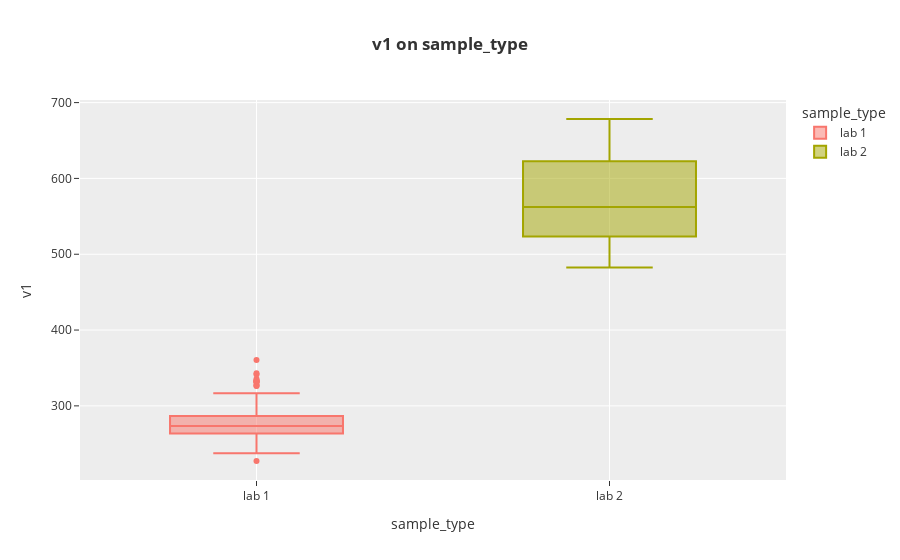

Here is the notebook cell this chart was saved with:
### Markdown cell above
Berdasarkan visualisasi di atas, diketahui bahwa sample di lab 1 memiliki nilai `target` paling rendah `4.36` dan paling tinggi `5.26`. Sample di lab 2 memiliki nilai `target` paling rendah `4.13` dan paling tinggi `5.11`.
Jika dibandingkan maka nilai `target` paling rendah berada di `sample_type lab 2` dan nilai `target` tertinggi berada di `sample type lab 1` .

### Code cell
px.box(df, x='sample_type', y='v1',
       color='sample_type', template='ggplot2',
       labels={'sample_type': 'sample_type',
               'v1': 'v1'},
       title="<b>v1 on sample_type")

### Figure 1 — Plotly figure (JSON) as saved in the notebook; plotly's stock layout.template omitted (floating-point values rounded to 4 significant figures)
{"data": [{"alignmentgroup": "True", "hovertemplate": "sample_type=%{x}<br>v1=%{y}<extra></extra>", "legendgroup": "lab 1", "marker": {"color": "#F8766D"}, "name": "lab 1", "notched": false, "offsetgroup": "lab 1", "orientation": "v", "showlegend": true, "type": "box", "x": ["lab 1", "lab 1", "lab 1", "lab 1", "lab 1", "lab 1", "lab 1", "lab 1", "lab 1", "lab 1", "lab 1", "lab 1", "lab 1", "lab 1", "lab 1", "lab 1", "lab 1", "lab 1", "lab 1", "lab 1", "lab 1", "lab 1", "lab 1", "lab 1", "lab 1", "lab 1", "lab 1", "lab 1", "lab 1", "lab 1", "lab 1", "lab 1", "lab 1", "lab 1", "lab 1", "lab 1", "lab 1", "lab 1", "lab 1", "lab 1", "lab 1", "lab 1", "lab 1", "lab 1", "lab 1", "lab 1", "lab 1", "lab 1", "lab 1", "lab 1", "lab 1", "lab 1", "lab 1", "lab 1", "lab 1", "lab 1", "lab 1", "lab 1", "lab 1", "lab 1", "lab 1", "lab 1", "lab 1", "lab 1", "lab 1", "lab 1", "lab 1", "lab 1", "lab 1", "lab 1", "lab 1", "lab 1", "lab 1", "lab 1", "lab 1", "lab 1", "lab 1", "lab 1", "lab 1", "lab 1", "lab 1", "lab 1", "lab 1", "lab 1", "lab 1", "lab 1", "lab 1", "lab 1", "lab 1", "lab 1", "lab 1", "lab 1", "lab 1", "lab 1", "lab 1", "lab 1", "lab 1", "lab 1", "lab 1", "lab 1"], "x0": " ", "xaxis": "x", "y": [260.6, 263.2, 247.3, 257.9, 258.2, 268.7, 255.9, 248.9, 269, 268.3, 266.9, 227.3, 245, 280.9, 267.8, 256.9, 266.8, 237.6, 266.5, 279.6, 279.9, 248.9, 273.3, 260.7, 243.2, 251.8, 270, 280.8, 264.2, 250.9, 260.6, 286.5, 272.1, 286, 281.7, 265, 264.9, 279.8, 281.1, 282.7, 269.9, 266.2, 276.9, 277.1, 269.9, 261.9, 270, 301.3, 259.2, 280.6, 264, 264.3, 278.7, 268.3, 302.6, 272.3, 265.9, 276.1, 279.1, 253.2, 288.5, 284.4, 261.6, 256, 273.8, 274.7, 298.4, 261.9, 298.1, 276.6, 267, 286.7, 277.4, 290.2, 266.4, 250.2, 285.1, 297.1, 256.7, 273.6, 290.7, 271.7, 293.2, 274.5, 284.9, 332.5, 333.7, 360.7, 332.7, 327.8, 335.4, 332.4, 331.3, 342.9, 305.2, 331.5, 341.5, 326.1, 316.7, 326.4], "y0": " ", "yaxis": "y"}, {"alignmentgroup": "True", "hovertemplate": "sample_type=%{x}<br>v1=%{y}<extra></extra>", "legendgroup": "lab 2", "marker": {"color": "#A3A500"}, "name": "lab 2", "notched": false, "offsetgroup": "lab 2", "orientation": "v", "showlegend": true, "type": "box", "x": ["lab 2", "lab 2", "lab 2", "lab 2", "lab 2", "lab 2", "lab 2", "lab 2", "lab 2", "lab 2", "lab 2", "lab 2", "lab 2", "lab 2", "lab 2", "lab 2", "lab 2", "lab 2", "lab 2", "lab 2", "lab 2", "lab 2", "lab 2", "lab 2", "lab 2", "lab 2", "lab 2", "lab 2", "lab 2", "lab 2", "lab 2", "lab 2", "lab 2", "lab 2", "lab 2", "lab 2", "lab 2", "lab 2", "lab 2", "lab 2", "lab 2", "lab 2", "lab 2", "lab 2", "lab 2", "lab 2", "lab 2", "lab 2", "lab 2", "lab 2", "lab 2", "lab 2", "lab 2", "lab 2", "lab 2", "lab 2", "lab 2", "lab 2", "lab 2", "lab 2"], "x0": " ", "xaxis": "x", "y": [526.5, 504.4, 529.4, 541.9, 537.5, 499.9, 538.3, 514.1, 495.3, 525.3, 482.6, 521.2, 505.9, 515.9, 536.4, 552.9, 501.6, 515.7, 557.3, 504.1, 506.1, 499.5, 534.3, 536.4, 551.6, 542.6, 513.8, 517.8, 545.8, 539.7, 663.4, 658.4, 593.8, 620.9, 602, 605.2, 619.7, 651.5, 676.1, 672.5, 641, 614.2, 601.3, 616.9, 652.7, 635.6, 640.4, 670.1, 635.9, 597.7, 583.9, 570.6, 567.6, 646.4, 624.2, 573.2, 678.4, 634, 615.3, 575.2], "y0": " ", "yaxis": "y"}], "layout": {"boxmode": "overlay", "legend": {"title": {"text": "sample_type"}, "tracegroupgap": 0}, "title": {"text": "<b>v1 on sample_type"}, "xaxis": {"anchor": "y", "categoryarray": ["lab 1", "lab 2"], "categoryorder": "array", "domain": [0, 1], "title": {"text": "sample_type"}}, "yaxis": {"anchor": "x", "domain": [0, 1], "title": {"text": "v1"}}}}
